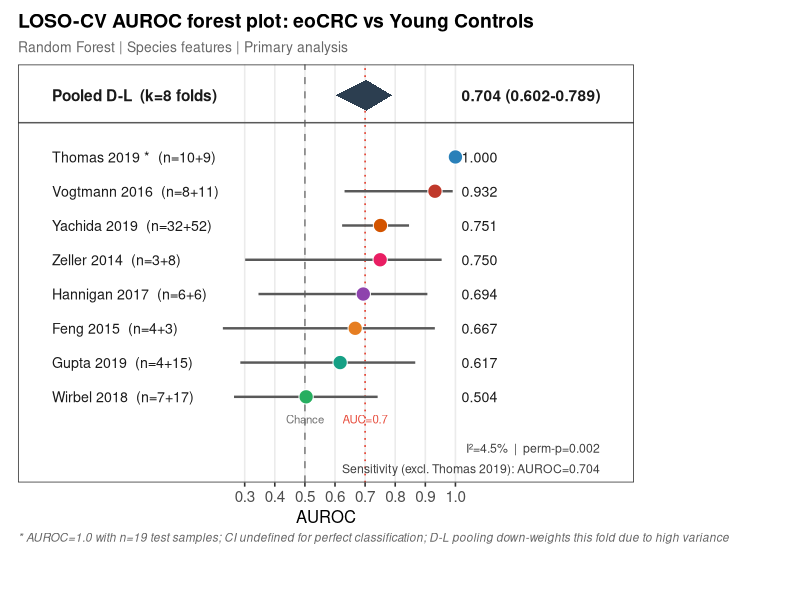
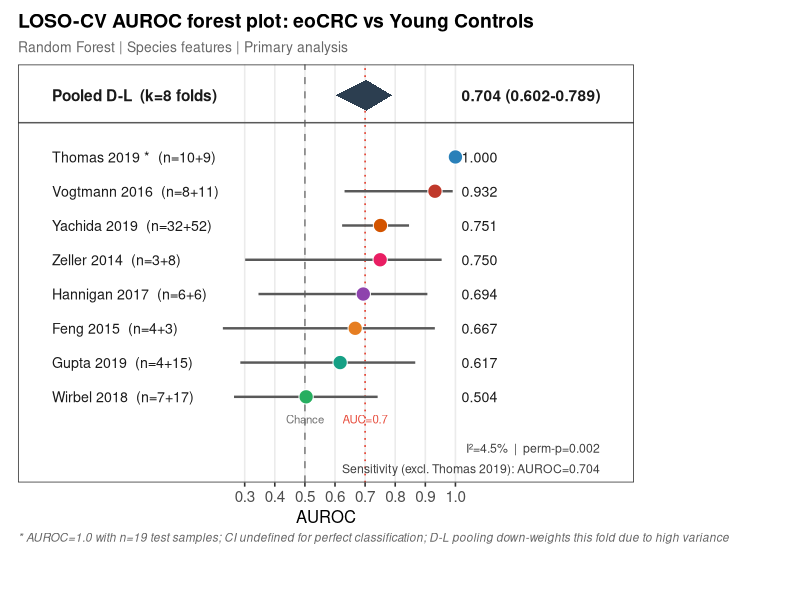

Recreate these plots in R, in order.
#!/usr/bin/env Rscript
# Figure 2 — LOSO-CV AUROC forest plot (clean rebuild from scratch)

suppressPackageStartupMessages({
  library(ggplot2)
  library(dplyr)
})

setwd("/home/yugiu/eoCRC_analysis")
dir.create("figures", showWarnings = FALSE)

# ── Fold data (species RF, eoCRC vs young controls; hardcoded from analysis) ──
# Listed top-to-bottom; y is assigned so top row = highest ggplot y value
fold_df <- data.frame(
  study = c("ThomasAM_2019_c", "VogtmannE_2016", "YachidaS_2019",
            "ZellerG_2014",    "HanniganGD_2017","FengQ_2015",
            "GuptaA_2019",     "WirbelJ_2018"),
  label = c("Thomas 2019 *",  "Vogtmann 2016", "Yachida 2019",
            "Zeller 2014",    "Hannigan 2017", "Feng 2015",
            "Gupta 2019",     "Wirbel 2018"),
  n1    = c(10,  8, 32, 3, 6, 4,  4,  7),   # test eoCRC cases
  n0    = c( 9, 11, 52, 8, 6, 3, 15, 17),   # test young-ctrl
  auc   = c(1.000, 0.932, 0.751, 0.750, 0.694, 0.667, 0.617, 0.504),
  stringsAsFactors = FALSE
) %>%
  mutate(
    # y increases upward in ggplot: Wirbel=1 (bottom), Thomas=8 (top fold row)
    y         = rev(seq_len(n())),
    row_label = sprintf("%s  (n=%d+%d)", label, n1, n0)
  )

# ── Hanley-McNeil 95% CI (logit-scale delta method) ──────────────────────────
hanley_ci <- function(auc, n1, n0) {
  if (auc >= 1 - 1e-6 || n1 < 2 || n0 < 2) return(c(NA_real_, NA_real_))
  auc <- max(1e-4, min(1 - 1e-4, auc))
  q1  <- auc / (2 - auc)
  q2  <- 2 * auc^2 / (1 + auc)
  se  <- sqrt((auc*(1-auc) + (n1-1)*(q1-auc^2) + (n0-1)*(q2-auc^2)) / (n1*n0))
  la  <- log(auc / (1 - auc))
  sel <- se / (auc * (1 - auc))
  il  <- function(x) exp(x) / (1 + exp(x))
  c(il(la - 1.96*sel), il(la + 1.96*sel))
}

fold_df <- fold_df %>%
  rowwise() %>%
  mutate(
    ci_lo = hanley_ci(auc, n1, n0)[1],
    ci_hi = hanley_ci(auc, n1, n0)[2],
    degen = auc >= 1 - 1e-6
  ) %>%
  ungroup()

# ── Pooled / meta-analysis summary ────────────────────────────────────────────
n_folds  <- nrow(fold_df)   # 8
pool_y   <- n_folds + 1.8   # 9.8 — pooled row sits above separator

POOL <- list(auc = 0.704, lo = 0.602, hi = 0.789, i2 = 4.5, p = 0.002)
SENS_AUC <- 0.704  # sensitivity analysis: excl. Thomas 2019

# Diamond vertices for pooled row
dmd <- data.frame(
  x = c(POOL$lo,  POOL$auc,      POOL$hi,  POOL$auc),
  y = c(pool_y,   pool_y + 0.45, pool_y,   pool_y - 0.45)
)

# ── Study colours ─────────────────────────────────────────────────────────────
COL_MAP <- c(
  ThomasAM_2019_c = "#2980B9", VogtmannE_2016  = "#C0392B",
  YachidaS_2019   = "#D35400", ZellerG_2014    = "#E91E63",
  HanniganGD_2017 = "#8E44AD", FengQ_2015      = "#E67E22",
  GuptaA_2019     = "#16A085", WirbelJ_2018    = "#27AE60"
)

# ── Layout constants ──────────────────────────────────────────────────────────
# x positions — all inside the panel (no clip="off" needed)
xlim_lo <- -0.36    # left panel edge; labels anchor at -0.34 so minimal gap
xlim_hi <-  1.50    # right panel edge; wide enough for "0.704 (0.602-0.789)"
x_label <- -0.34    # study name + n= label left anchor (hjust=0)
x_auc   <-  1.02    # AUROC value column left anchor (hjust=0)
x_annot <-  1.48    # I² / sensitivity right anchor (hjust=1)

# y positions
sep_y    <- n_folds + 1.0    # separator line y = 9.0
ref_y    <- 0.35             # "Chance" / "AUC=0.7" label y (below fold rows)
annot_y1 <- -0.50            # I² / perm-p annotation
annot_y2 <- -1.10            # sensitivity annotation
ylim_lo  <- -1.50
ylim_hi  <- pool_y + 0.9    # 10.7

# ── Build plot ────────────────────────────────────────────────────────────────
p <- ggplot(fold_df, aes(y = y)) +

  # Vertical reference lines (span full panel height)
  geom_vline(xintercept = 0.5, linetype = "dashed",
             color = "grey55", linewidth = 0.6) +
  geom_vline(xintercept = 0.7, linetype = "dotted",
             color = "#E74C3C", linewidth = 0.6) +

  # CI whiskers (non-degenerate folds only; Thomas 2019 omitted)
  geom_segment(
    data = filter(fold_df, !degen),
    aes(x = ci_lo, xend = ci_hi, yend = y),
    color = "grey35", linewidth = 0.85
  ) +

  # Fold dots (filled circles, coloured by study)
  geom_point(
    aes(x = auc, fill = study),
    shape = 21, size = 4.5, color = "white", show.legend = FALSE
  ) +
  scale_fill_manual(values = COL_MAP) +

  # Separator line between fold rows and pooled row
  geom_hline(yintercept = sep_y, color = "grey35", linewidth = 0.5) +

  # Pooled estimate diamond
  geom_polygon(
    data = dmd, aes(x = x, y = y),
    fill = "#2C3E50", color = NA, inherit.aes = FALSE
  ) +

  # ── Left column: study labels (inside panel) ──────────────────────────────
  geom_text(
    aes(label = row_label),
    x = x_label, hjust = 0, size = 3.6, color = "grey10"
  ) +
  annotate("text", x = x_label, y = pool_y, hjust = 0,
           size = 3.9, fontface = "bold", color = "grey10",
           label = "Pooled D-L  (k=8 folds)") +

  # ── Right column: AUROC values (inside panel) ─────────────────────────────
  geom_text(
    aes(label = sprintf("%.3f", auc)),
    x = x_auc, hjust = 0, size = 3.6, color = "grey10"
  ) +
  annotate("text", x = x_auc, y = pool_y, hjust = 0,
           size = 3.9, fontface = "bold", color = "grey10",
           label = sprintf("%.3f (%.3f-%.3f)", POOL$auc, POOL$lo, POOL$hi)) +

  # ── Reference line labels ─────────────────────────────────────────────────
  annotate("text", x = 0.5, y = ref_y, hjust = 0.5, size = 2.9,
           color = "grey45", label = "Chance") +
  annotate("text", x = 0.7, y = ref_y, hjust = 0.5, size = 2.9,
           color = "#E74C3C", label = "AUC=0.7") +

  # ── I² / perm-p annotation (bottom-right, inside panel) ──────────────────
  annotate("text", x = x_annot, y = annot_y1, hjust = 1, size = 3.1,
           color = "grey25",
           label = sprintf("I\u00B2=%.1f%%  |  perm-p=%.3f", POOL$i2, POOL$p)) +

  # ── Sensitivity annotation (inside panel) ────────────────────────────────
  annotate("text", x = x_annot, y = annot_y2, hjust = 1, size = 3.1,
           color = "grey25",
           label = sprintf("Sensitivity (excl. Thomas 2019): AUROC=%.3f", SENS_AUC)) +

  # ── Axes ─────────────────────────────────────────────────────────────────
  scale_x_continuous(
    breaks = seq(0.3, 1.0, by = 0.1),
    labels = sprintf("%.1f", seq(0.3, 1.0, by = 0.1))
  ) +
  scale_y_continuous(expand = c(0, 0)) +
  coord_cartesian(
    xlim = c(xlim_lo, xlim_hi),
    ylim = c(ylim_lo, ylim_hi)
  ) +

  # ── Labels ───────────────────────────────────────────────────────────────
  labs(
    title    = "LOSO-CV AUROC forest plot: eoCRC vs Young Controls",
    subtitle = "Random Forest | Species features | Primary analysis",
    x        = "AUROC",
    y        = NULL,
    caption  = paste0(
      "* AUROC=1.0 with n=19 test samples; CI undefined for perfect classification; ",
      "D-L pooling down-weights this fold due to high variance"
    )
  ) +

  # ── Theme ─────────────────────────────────────────────────────────────────
  theme_bw(base_size = 12) +
  theme(
    plot.title         = element_text(face = "bold", size = 14),
    plot.subtitle      = element_text(size = 10, color = "grey40"),
    axis.title.x       = element_text(size = 12),
    axis.text.x        = element_text(size = 11),
    axis.text.y        = element_blank(),
    axis.ticks.y       = element_blank(),
    panel.grid.major.y = element_blank(),
    panel.grid.minor   = element_blank(),
    plot.caption       = element_text(size = 8.5, color = "grey40",
                                      face = "italic", hjust = 0,
                                      margin = margin(t = 4)),
    plot.margin        = margin(10, 120, 40, 10)
  )

# ── Save ─────────────────────────────────────────────────────────────────────
ggsave("figures/fig2_forest_plot.png", p, width = 10, height = 7, dpi = 300)
ggsave("figures/fig2_forest_plot.pdf", p, width = 10, height = 7)
cat("Saved: figures/fig2_forest_plot.png + .pdf\n")
cat("Done.\n")
